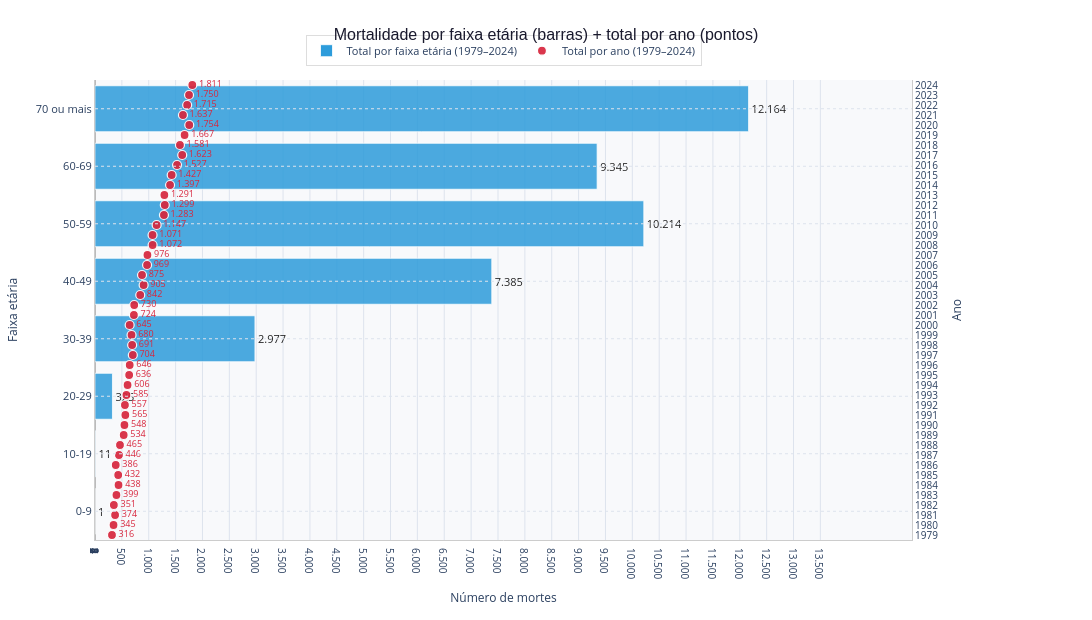

Notebook code for this chart:
### Code cell
# 4) Design e layout do gráfico (Plotly)
fig = go.Figure()

# ── Barras horizontais ──────────────────────────────────────────
valores_barras = [por_faixa[fx] for fx in FAIXAS_ETARIAS]
tooltips_barras = [
    f"<b>Faixa etária:</b> {fx}<br><b>Total de mortes:</b> {_fmt_int(por_faixa[fx])}<br><i>Soma {ano_ini}–{ano_fim}</i>"
    for fx in FAIXAS_ETARIAS
]

fig.add_trace(go.Bar(
    name=f"Total por faixa etária ({ano_ini}–{ano_fim})",
    x=valores_barras,
    y=FAIXAS_ETARIAS,
    orientation="h",
    marker=dict(
        color=COR_BARRAS,
        opacity=0.85,
        line=dict(color="white", width=0.8),
    ),
    text=[_fmt_int(v) for v in valores_barras],
    textposition="outside",
    textfont=dict(size=11, color="#222"),
    hovertext=tooltips_barras,
    hoverinfo="text",
    hovertemplate="%{hovertext}<extra></extra>",
    yaxis="y1",
    xaxis="x",
))

# ── Pontos por ano ───────────────────────────────────────────────
anos_lista   = por_ano_s.index.tolist()
mortes_lista = por_ano_s.values.tolist()
tooltips_pontos = [
    f"<b>Ano:</b> {ano}<br><b>Total de mortes:</b> {_fmt_int(val)}"
    for ano, val in zip(anos_lista, mortes_lista)
]

fig.add_trace(go.Scatter(
    name=f"Total por ano ({ano_ini}–{ano_fim})",
    x=mortes_lista,
    y=anos_lista,
    mode="markers+text",
    marker=dict(
        color=COR_PONTOS,
        size=9,
        opacity=0.92,
        line=dict(color="white", width=1.2),
        symbol="circle",
    ),
    text=[_fmt_int(v) for v in mortes_lista],
    textposition="middle right",
    textfont=dict(size=9, color=COR_PONTOS),
    hovertext=tooltips_pontos,
    hoverinfo="text",
    hovertemplate="%{hovertext}<extra></extra>",
    yaxis="y2",
    xaxis="x",
))

# ── Layout ───────────────────────────────────────────────────────
x_max_data = max(max(valores_barras), max(mortes_lista))
step = 500 if x_max_data > 5000 else (200 if x_max_data > 2000 else 100)
xticks_vals = list(range(1, 11)) + list(range(step, int(x_max_data * 1.15) + step, step))
xticks_vals = sorted(set(v for v in xticks_vals if v <= int(x_max_data * 1.15)))

fig.update_layout(
    title=dict(
        text=TITULO,
        font=dict(size=16, family="Arial", color="#1a1a2e"),
        x=0.5, xanchor="center",
        pad=dict(b=20),
    ),
    height=620,
    width=1400,
    plot_bgcolor="#f8f9fb",
    paper_bgcolor="white",
    margin=dict(l=80, r=180, t=80, b=80),
    hovermode="closest",
    legend=dict(
        orientation="h",
        yanchor="bottom", y=1.03,
        xanchor="center", x=0.5,
        font=dict(size=11),
        bgcolor="rgba(255,255,255,0.85)",
        bordercolor="#ddd", borderwidth=1,
    ),
    # Eixo X compartilhado
    xaxis=dict(
        title="Número de mortes",
        tickvals=xticks_vals,
        ticktext=[_fmt_int(v) for v in xticks_vals],
        tickfont=dict(size=10),
        title_font=dict(size=12),
        gridcolor="#dde3ed",
        gridwidth=1,
        showline=True,
        linecolor="#ccc",
        zeroline=True,
        zerolinecolor="#bbb",
        range=[0, x_max_data * 1.25],
    ),
    # Eixo Y esquerdo — faixas etárias
    yaxis=dict(
        title="Faixa etária",
        title_font=dict(size=12),
        tickfont=dict(size=11),
        showgrid=False,
        showline=True,
        linecolor="#ccc",
        domain=[0, 1],
    ),
    # Eixo Y direito — anos
    yaxis2=dict(
        title="Ano",
        title_font=dict(size=12),
        tickfont=dict(size=10),
        overlaying="y",
        side="right",
        tickvals=list(range(ano_ini, ano_fim + 1, ANOS_PASSO)),
        showgrid=False,
        showline=True,
        linecolor="#ccc",
        range=[ano_ini - 0.5, ano_fim + 0.5],
    ),
    # Hoverlabel visual
    hoverlabel=dict(
        bgcolor="white",
        bordercolor="#aaa",
        font=dict(size=12, family="Arial"),
    ),
)

# Grade horizontal suave só nas barras
fig.update_layout(
    shapes=[
        dict(
            type="line",
            x0=0, x1=1, xref="paper",
            y0=i, y1=i, yref="y",
            line=dict(color="#dde3ed", width=1, dash="dot"),
        )
        for i, _ in enumerate(FAIXAS_ETARIAS)
    ]
)

fig.show()
print("✅ Gráfico Plotly exibido — passe o mouse nas barras e bolinhas para ver o tooltip.")

### Figure 1 — Plotly figure (JSON) as saved in the notebook; plotly's stock layout.template omitted (floating-point values rounded to 4 significant figures)
{"data": [{"hoverinfo": "text", "hovertemplate": "%{hovertext}<extra></extra>", "hovertext": ["<b>Faixa etária:</b> 0-9<br><b>Total de mortes:</b> 1<br><i>Soma 1979–2024</i>", "<b>Faixa etária:</b> 10-19<br><b>Total de mortes:</b> 11<br><i>Soma 1979–2024</i>", "<b>Faixa etária:</b> 20-29<br><b>Total de mortes:</b> 325<br><i>Soma 1979–2024</i>", "<b>Faixa etária:</b> 30-39<br><b>Total de mortes:</b> 2.977<br><i>Soma 1979–2024</i>", "<b>Faixa etária:</b> 40-49<br><b>Total de mortes:</b> 7.385<br><i>Soma 1979–2024</i>", "<b>Faixa etária:</b> 50-59<br><b>Total de mortes:</b> 10.214<br><i>Soma 1979–2024</i>", "<b>Faixa etária:</b> 60-69<br><b>Total de mortes:</b> 9.345<br><i>Soma 1979–2024</i>", "<b>Faixa etária:</b> 70 ou mais<br><b>Total de mortes:</b> 12.164<br><i>Soma 1979–2024</i>"], "marker": {"color": "#2D9CDB", "line": {"color": "white", "width": 0.8}, "opacity": 0.85}, "name": "Total por faixa etária (1979–2024)", "orientation": "h", "text": ["1", "11", "325", "2.977", "7.385", "10.214", "9.345", "12.164"], "textfont": {"color": "#222", "size": 11}, "textposition": "outside", "type": "bar", "x": [1, 11, 325, 2977, 7385, 10214, 9345, 12164], "xaxis": "x", "y": ["0-9", "10-19", "20-29", "30-39", "40-49", "50-59", "60-69", "70 ou mais"], "yaxis": "y"}, {"hoverinfo": "text", "hovertemplate": "%{hovertext}<extra></extra>", "hovertext": ["<b>Ano:</b> 1979<br><b>Total de mortes:</b> 316", "<b>Ano:</b> 1980<br><b>Total de mortes:</b> 345", "<b>Ano:</b> 1981<br><b>Total de mortes:</b> 374", "<b>Ano:</b> 1982<br><b>Total de mortes:</b> 351", "<b>Ano:</b> 1983<br><b>Total de mortes:</b> 399", "<b>Ano:</b> 1984<br><b>Total de mortes:</b> 438", "<b>Ano:</b> 1985<br><b>Total de mortes:</b> 432", "<b>Ano:</b> 1986<br><b>Total de mortes:</b> 386", "<b>Ano:</b> 1987<br><b>Total de mortes:</b> 446", "<b>Ano:</b> 1988<br><b>Total de mortes:</b> 465", "<b>Ano:</b> 1989<br><b>Total de mortes:</b> 534", "<b>Ano:</b> 1990<br><b>Total de mortes:</b> 548", "<b>Ano:</b> 1991<br><b>Total de mortes:</b> 565", "<b>Ano:</b> 1992<br><b>Total de mortes:</b> 557", "<b>Ano:</b> 1993<br><b>Total de mortes:</b> 585", "<b>Ano:</b> 1994<br><b>Total de mortes:</b> 606", "<b>Ano:</b> 1995<br><b>Total de mortes:</b> 636", "<b>Ano:</b> 1996<br><b>Total de mortes:</b> 646", "<b>Ano:</b> 1997<br><b>Total de mortes:</b> 704", "<b>Ano:</b> 1998<br><b>Total de mortes:</b> 691", "<b>Ano:</b> 1999<br><b>Total de mortes:</b> 680", "<b>Ano:</b> 2000<br><b>Total de mortes:</b> 645", "<b>Ano:</b> 2001<br><b>Total de mortes:</b> 724", "<b>Ano:</b> 2002<br><b>Total de mortes:</b> 730", "<b>Ano:</b> 2003<br><b>Total de mortes:</b> 842", "<b>Ano:</b> 2004<br><b>Total de mortes:</b> 905", "<b>Ano:</b> 2005<br><b>Total de mortes:</b> 875", "<b>Ano:</b> 2006<br><b>Total de mortes:</b> 969", "<b>Ano:</b> 2007<br><b>Total de mortes:</b> 976", "<b>Ano:</b> 2008<br><b>Total de mortes:</b> 1.072", "<b>Ano:</b> 2009<br><b>Total de mortes:</b> 1.071", "<b>Ano:</b> 2010<br><b>Total de mortes:</b> 1.147", "<b>Ano:</b> 2011<br><b>Total de mortes:</b> 1.283", "<b>Ano:</b> 2012<br><b>Total de mortes:</b> 1.299", "<b>Ano:</b> 2013<br><b>Total de mortes:</b> 1.291", "<b>Ano:</b> 2014<br><b>Total de mortes:</b> 1.397", "<b>Ano:</b> 2015<br><b>Total de mortes:</b> 1.427", "<b>Ano:</b> 2016<br><b>Total de mortes:</b> 1.527", "<b>Ano:</b> 2017<br><b>Total de mortes:</b> 1.623", "<b>Ano:</b> 2018<br><b>Total de mortes:</b> 1.581", "<b>Ano:</b> 2019<br><b>Total de mortes:</b> 1.667", "<b>Ano:</b> 2020<br><b>Total de mortes:</b> 1.754", "<b>Ano:</b> 2021<br><b>Total de mortes:</b> 1.637", "<b>Ano:</b> 2022<br><b>Total de mortes:</b> 1.715", "<b>Ano:</b> 2023<br><b>Total de mortes:</b> 1.750", "<b>Ano:</b> 2024<br><b>Total de mortes:</b> 1.811"], "marker": {"color": "#D7263D", "line": {"color": "white", "width": 1.2}, "opacity": 0.92, "size": 9, "symbol": "circle"}, "mode": "markers+text", "name": "Total por ano (1979–2024)", "text": ["316", "345", "374", "351", "399", "438", "432", "386", "446", "465", "534", "548", "565", "557", "585", "606", "636", "646", "704", "691", "680", "645", "724", "730", "842", "905", "875", "969", "976", "1.072", "1.071", "1.147", "1.283", "1.299", "1.291", "1.397", "1.427", "1.527", "1.623", "1.581", "1.667", "1.754", "1.637", "1.715", "1.750", "1.811"], "textfont": {"color": "#D7263D", "size": 9}, "textposition": "middle right", "type": "scatter", "x": [316, 345, 374, 351, 399, 438, 432, 386, 446, 465, 534, 548, 565, 557, 585, 606, 636, 646, 704, 691, 680, 645, 724, 730, 842, 905, 875, 969, 976, 1072, 1071, 1147, 1283, 1299, 1291, 1397, 1427, 1527, 1623, 1581, 1667, 1754, 1637, 1715, 1750, 1811], "xaxis": "x", "y": [1979, 1980, 1981, 1982, 1983, 1984, 1985, 1986, 1987, 1988, 1989, 1990, 1991, 1992, 1993, 1994, 1995, 1996, 1997, 1998, 1999, 2000, 2001, 2002, 2003, 2004, 2005, 2006, 2007, 2008, 2009, 2010, 2011, 2012, 2013, 2014, 2015, 2016, 2017, 2018, 2019, 2020, 2021, 2022, 2023, 2024], "yaxis": "y2"}], "layout": {"height": 620, "hoverlabel": {"bgcolor": "white", "bordercolor": "#aaa", "font": {"family": "Arial", "size": 12}}, "hovermode": "closest", "legend": {"bgcolor": "rgba(255,255,255,0.85)", "bordercolor": "#ddd", "borderwidth": 1, "font": {"size": 11}, "orientation": "h", "x": 0.5, "xanchor": "center", "y": 1.03, "yanchor": "bottom"}, "margin": {"b": 80, "l": 80, "r": 180, "t": 80}, "paper_bgcolor": "white", "plot_bgcolor": "#f8f9fb", "shapes": [{"line": {"color": "#dde3ed", "dash": "dot", "width": 1}, "type": "line", "x0": 0, "x1": 1, "xref": "paper", "y0": 0, "y1": 0, "yref": "y"}, {"line": {"color": "#dde3ed", "dash": "dot", "width": 1}, "type": "line", "x0": 0, "x1": 1, "xref": "paper", "y0": 1, "y1": 1, "yref": "y"}, {"line": {"color": "#dde3ed", "dash": "dot", "width": 1}, "type": "line", "x0": 0, "x1": 1, "xref": "paper", "y0": 2, "y1": 2, "yref": "y"}, {"line": {"color": "#dde3ed", "dash": "dot", "width": 1}, "type": "line", "x0": 0, "x1": 1, "xref": "paper", "y0": 3, "y1": 3, "yref": "y"}, {"line": {"color": "#dde3ed", "dash": "dot", "width": 1}, "type": "line", "x0": 0, "x1": 1, "xref": "paper", "y0": 4, "y1": 4, "yref": "y"}, {"line": {"color": "#dde3ed", "dash": "dot", "width": 1}, "type": "line", "x0": 0, "x1": 1, "xref": "paper", "y0": 5, "y1": 5, "yref": "y"}, {"line": {"color": "#dde3ed", "dash": "dot", "width": 1}, "type": "line", "x0": 0, "x1": 1, "xref": "paper", "y0": 6, "y1": 6, "yref": "y"}, {"line": {"color": "#dde3ed", "dash": "dot", "width": 1}, "type": "line", "x0": 0, "x1": 1, "xref": "paper", "y0": 7, "y1": 7, "yref": "y"}], "title": {"font": {"color": "#1a1a2e", "family": "Arial", "size": 16}, "pad": {"b": 20}, "text": "Mortalidade por faixa etária (barras) + total por ano (pontos)", "x": 0.5, "xanchor": "center"}, "width": 1400, "xaxis": {"gridcolor": "#dde3ed", "gridwidth": 1, "linecolor": "#ccc", "range": [0, 15205], "showline": true, "tickfont": {"size": 10}, "ticktext": ["1", "2", "3", "4", "5", "6", "7", "8", "9", "10", "500", "1.000", "1.500", "2.000", "2.500", "3.000", "3.500", "4.000", "4.500", "5.000", "5.500", "6.000", "6.500", "7.000", "7.500", "8.000", "8.500", "9.000", "9.500", "10.000", "10.500", "11.000", "11.500", "12.000", "12.500", "13.000", "13.500"], "tickvals": [1, 2, 3, 4, 5, 6, 7, 8, 9, 10, 500, 1000, 1500, 2000, 2500, 3000, 3500, 4000, 4500, 5000, 5500, 6000, 6500, 7000, 7500, 8000, 8500, 9000, 9500, 10000, 10500, 11000, 11500, 12000, 12500, 13000, 13500], "title": {"font": {"size": 12}, "text": "Número de mortes"}, "zeroline": true, "zerolinecolor": "#bbb"}, "yaxis": {"domain": [0, 1], "linecolor": "#ccc", "showgrid": false, "showline": true, "tickfont": {"size": 11}, "title": {"font": {"size": 12}, "text": "Faixa etária"}}, "yaxis2": {"linecolor": "#ccc", "overlaying": "y", "range": [1978.0, 2024.0], "showgrid": false, "showline": true, "side": "right", "tickfont": {"size": 10}, "tickvals": [1979, 1980, 1981, 1982, 1983, 1984, 1985, 1986, 1987, 1988, 1989, 1990, 1991, 1992, 1993, 1994, 1995, 1996, 1997, 1998, 1999, 2000, 2001, 2002, 2003, 2004, 2005, 2006, 2007, 2008, 2009, 2010, 2011, 2012, 2013, 2014, 2015, 2016, 2017, 2018, 2019, 2020, 2021, 2022, 2023, 2024], "title": {"font": {"size": 12}, "text": "Ano"}}}}
